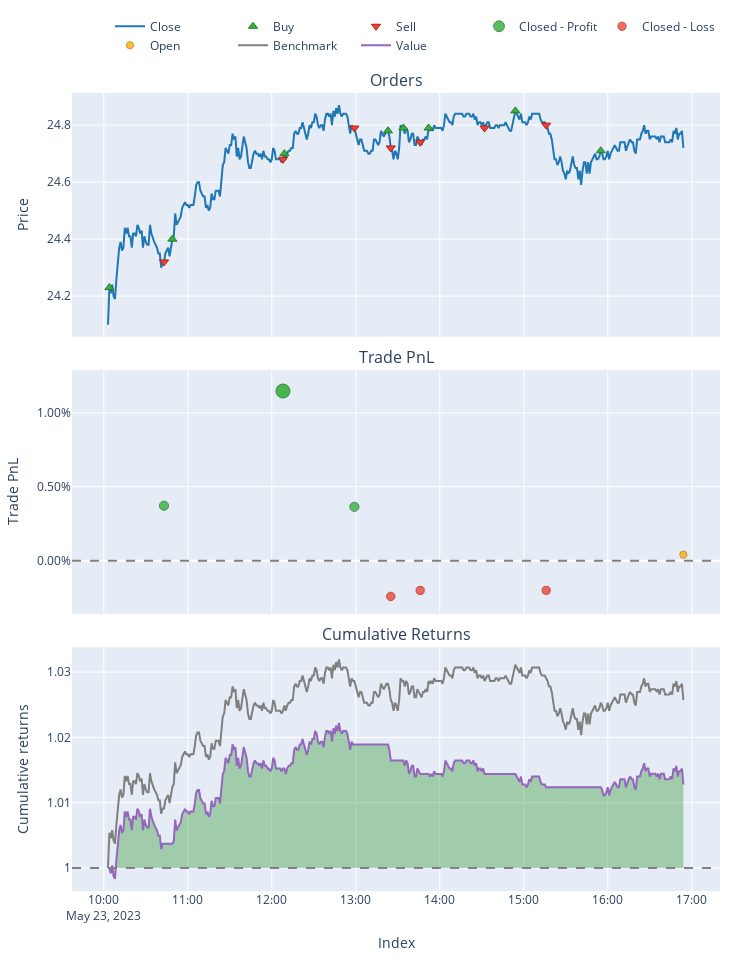

Write notebook code for a chart like this one.
### Code cell
pf.plot().show()

### Figure 1 — Plotly figure (JSON) as saved in the notebook; plotly's stock layout.template omitted (floating-point values rounded to 4 significant figures; data arrays with more than 128 entries replaced by an {"elided": "..."} marker saying what was removed)
{"data": [{"line": {"color": "#1f77b4"}, "name": "Close", "showlegend": true, "x": {"elided": "412 str values"}, "type": "scatter", "uid": "d85e5de2-9550-483a-afa6-ce5d0db162ca", "xaxis": "x", "yaxis": "y", "y": {"elided": "412 float values"}, "legendgroup": "0"}, {"customdata": [[0.0, 4.127, 0.0], [2.0, 4.114, 0.0], [4.0, 4.11, 0.0], [6.0, 4.112, 0.0], [8.0, 4.1, 0.0], [10.0, 4.092, 0.0], [12.0, 4.082, 0.0], [14.0, 4.097, 0.0]], "hovertemplate": "Order Id: %{customdata[0]}<br>Timestamp: %{x}<br>Price: %{y}<br>Size: %{customdata[1]:.6f}<br>Fees: %{customdata[2]:.6f}", "marker": {"color": "#37B13F", "line": {"color": "rgb(38,123,44)", "width": 1}, "size": 8, "symbol": "triangle-up"}, "mode": "markers", "name": "Buy", "x": ["2023-05-23T10:04:00", "2023-05-23T10:49:00", "2023-05-23T12:09:00", "2023-05-23T13:23:00", "2023-05-23T13:34:00", "2023-05-23T13:52:00", "2023-05-23T14:54:00", "2023-05-23T15:55:00"], "y": [24.23, 24.4, 24.7, 24.78, 24.79, 24.79, 24.85, 24.71], "type": "scatter", "uid": "6b6dd467-d56a-4863-bbfc-60d1e8b581e5", "xaxis": "x", "yaxis": "y", "legendgroup": "1"}, {"customdata": [[1.0, 4.127, 0.0], [3.0, 4.114, 0.0], [5.0, 4.11, 0.0], [7.0, 4.112, 0.0], [9.0, 4.1, 0.0], [11.0, 4.092, 0.0], [13.0, 4.082, 0.0]], "hovertemplate": "Order Id: %{customdata[0]}<br>Timestamp: %{x}<br>Price: %{y}<br>Size: %{customdata[1]:.6f}<br>Fees: %{customdata[2]:.6f}", "marker": {"color": "#EA4335", "line": {"color": "rgb(181,31,18)", "width": 1}, "size": 8, "symbol": "triangle-down"}, "mode": "markers", "name": "Sell", "x": ["2023-05-23T10:43:00", "2023-05-23T12:08:00", "2023-05-23T12:59:00", "2023-05-23T13:25:00", "2023-05-23T13:46:00", "2023-05-23T14:32:00", "2023-05-23T15:16:00"], "y": [24.32, 24.68, 24.79, 24.72, 24.74, 24.79, 24.8], "type": "scatter", "uid": "b1a60b51-1bab-4799-992c-470a1cac8a22", "xaxis": "x", "yaxis": "y", "legendgroup": "2"}, {"customdata": [[0.0, 0.0, 0.3714, 0.003714], [1.0, 1.0, 1.152, 0.01148], [2.0, 2.0, 0.3699, 0.003644]], "hovertemplate": "Exit Trade Id: %{customdata[0]}<br>Position Id: %{customdata[1]}<br>Exit Timestamp: %{x}<br>PnL: %{customdata[2]:.6f}<br>Return: %{customdata[3]:.2%}", "marker": {"color": "#37B13F", "line": {"color": "rgb(38,123,44)", "width": 1}, "opacity": [0.7986, 0.9, 0.7976], "size": [9.266, 14.0, 9.223], "symbol": "circle"}, "mode": "markers", "name": "Closed - Profit", "x": ["2023-05-23T10:43:00", "2023-05-23T12:08:00", "2023-05-23T12:59:00"], "y": [0.003714, 0.01148, 0.003644], "type": "scatter", "uid": "d9f2b370-b5d6-4e32-bfa2-4b21e730137e", "xaxis": "x2", "yaxis": "y2", "legendgroup": "3"}, {"customdata": [[3.0, 3.0, -0.2467, -0.002421], [4.0, 4.0, -0.205, -0.002017], [6.0, 6.0, -0.2041, -0.002012]], "hovertemplate": "Exit Trade Id: %{customdata[0]}<br>Position Id: %{customdata[1]}<br>Exit Timestamp: %{x}<br>PnL: %{customdata[2]:.6f}<br>Return: %{customdata[3]:.2%}", "marker": {"color": "#EA4335", "line": {"color": "rgb(181,31,18)", "width": 1}, "opacity": [0.7816, 0.7764, 0.7763], "size": [8.477, 8.23, 8.227], "symbol": "circle"}, "mode": "markers", "name": "Closed - Loss", "x": ["2023-05-23T13:25:00", "2023-05-23T13:46:00", "2023-05-23T15:16:00"], "y": [-0.002421, -0.002017, -0.002012], "type": "scatter", "uid": "a707b632-ebe8-493d-a73c-58f4b278946e", "xaxis": "x2", "yaxis": "y2", "legendgroup": "4"}, {"customdata": [[7.0, 7.0, 0.04097, 0.0004047]], "hovertemplate": "Exit Trade Id: %{customdata[0]}<br>Position Id: %{customdata[1]}<br>Exit Timestamp: %{x}<br>PnL: %{customdata[2]:.6f}<br>Return: %{customdata[3]:.2%}", "marker": {"color": "#FFAA00", "line": {"color": "rgb(178,118,0)", "width": 1}, "opacity": [0.7553], "size": [7.247], "symbol": "circle"}, "mode": "markers", "name": "Open", "x": ["2023-05-23T16:54:00"], "y": [0.0004047], "type": "scatter", "uid": "f4e1cec1-f091-4622-84b8-0bcd6a11fa5d", "xaxis": "x2", "yaxis": "y2", "legendgroup": "5"}, {"line": {"color": "#7f7f7f"}, "name": "Benchmark", "showlegend": true, "x": {"elided": "412 str values"}, "type": "scatter", "uid": "b939807e-ef20-4854-9fe8-2ade479b61c3", "xaxis": "x3", "yaxis": "y3", "y": {"elided": "412 float values"}, "legendgroup": "6"}, {"hoverinfo": "skip", "line": {"color": "rgba(0, 0, 0, 0)", "width": 0}, "opacity": 0, "showlegend": false, "x": {"elided": "412 str values"}, "type": "scatter", "uid": "70c32dc7-5750-456b-b8a0-3bf01dceedcb", "xaxis": "x3", "yaxis": "y3", "y": {"elided": "412 int values"}, "legendgroup": "7"}, {"connectgaps": false, "fill": "tonexty", "fillcolor": "rgba(0, 128, 0, 0.3)", "hoverinfo": "skip", "line": {"color": "rgba(0, 0, 0, 0)", "width": 0}, "opacity": 0, "showlegend": false, "x": {"elided": "412 str values"}, "type": "scatter", "uid": "372fe04c-4ba7-469b-9db0-70926f32f76e", "xaxis": "x3", "yaxis": "y3", "y": {"elided": "412 float values"}, "legendgroup": "7"}, {"hoverinfo": "skip", "line": {"color": "rgba(0, 0, 0, 0)", "width": 0}, "opacity": 0, "showlegend": false, "x": {"elided": "412 str values"}, "type": "scatter", "uid": "06ea2a36-fd0f-4b5f-ae02-628baaf5bb6d", "xaxis": "x3", "yaxis": "y3", "y": {"elided": "412 int values"}, "legendgroup": "7"}, {"connectgaps": false, "fill": "tonexty", "fillcolor": "rgba(255, 0, 0, 0.3)", "hoverinfo": "skip", "line": {"color": "rgba(0, 0, 0, 0)", "width": 0}, "opacity": 0, "showlegend": false, "x": {"elided": "412 str values"}, "type": "scatter", "uid": "3362214d-f101-495e-b14a-baf62f47e187", "xaxis": "x3", "yaxis": "y3", "y": {"elided": "412 float values"}, "legendgroup": "7"}, {"line": {"color": "#9467bd"}, "name": "Value", "showlegend": true, "x": {"elided": "412 str values"}, "type": "scatter", "uid": "7fe2fdf2-84bb-43b5-b6cd-3674c0528ef0", "xaxis": "x3", "yaxis": "y3", "y": {"elided": "412 float values"}, "legendgroup": "8"}, {"hoverinfo": "skip", "line": {"color": "rgba(0, 0, 0, 0)", "width": 0}, "opacity": 0.0, "showlegend": false, "x": {"elided": "412 str values"}, "type": "scatter", "uid": "71838ce2-2567-4cd0-9b64-6fb4baedaf2f", "xaxis": "x3", "yaxis": "y3", "y": {"elided": "412 int values"}, "legendgroup": "7"}], "layout": {"annotations": [{"font": {"size": 16}, "showarrow": false, "text": "Orders", "x": 0.5, "xanchor": "center", "xref": "paper", "y": 1.0, "yanchor": "bottom", "yref": "paper"}, {"font": {"size": 16}, "showarrow": false, "text": "Trade PnL", "x": 0.5, "xanchor": "center", "xref": "paper", "y": 0.6528, "yanchor": "bottom", "yref": "paper"}, {"font": {"size": 16}, "showarrow": false, "text": "Cumulative Returns", "x": 0.5, "xanchor": "center", "xref": "paper", "y": 0.3056, "yanchor": "bottom", "yref": "paper"}], "xaxis": {"anchor": "y", "domain": [0.0, 1.0], "matches": "x3", "showticklabels": false}, "yaxis": {"anchor": "x", "domain": [0.6944, 1.0], "title": {"text": "Price"}}, "xaxis2": {"anchor": "y2", "domain": [0.0, 1.0], "matches": "x3", "showticklabels": false}, "yaxis2": {"anchor": "x2", "domain": [0.3472, 0.6528], "tickformat": ".2%", "title": {"text": "Trade PnL"}}, "xaxis3": {"anchor": "y3", "domain": [0.0, 1.0], "title": {"text": "Index"}}, "yaxis3": {"anchor": "x3", "domain": [0.0, 0.3056], "title": {"text": "Cumulative returns"}}, "margin": {"t": 30, "b": 30, "l": 30, "r": 30}, "legend": {"orientation": "h", "yanchor": "bottom", "y": 1.042, "xanchor": "right", "x": 1, "traceorder": "normal"}, "width": 750, "height": 960, "showlegend": true, "shapes": [{"line": {"color": "gray", "dash": "dash"}, "type": "line", "x0": 0.0, "x1": 1.0, "xref": "paper", "y0": 0, "y1": 0, "yref": "y2"}, {"line": {"color": "gray", "dash": "dash"}, "type": "line", "x0": 0.0, "x1": 1.0, "xref": "paper", "y0": 1, "y1": 1, "yref": "y3"}]}}
